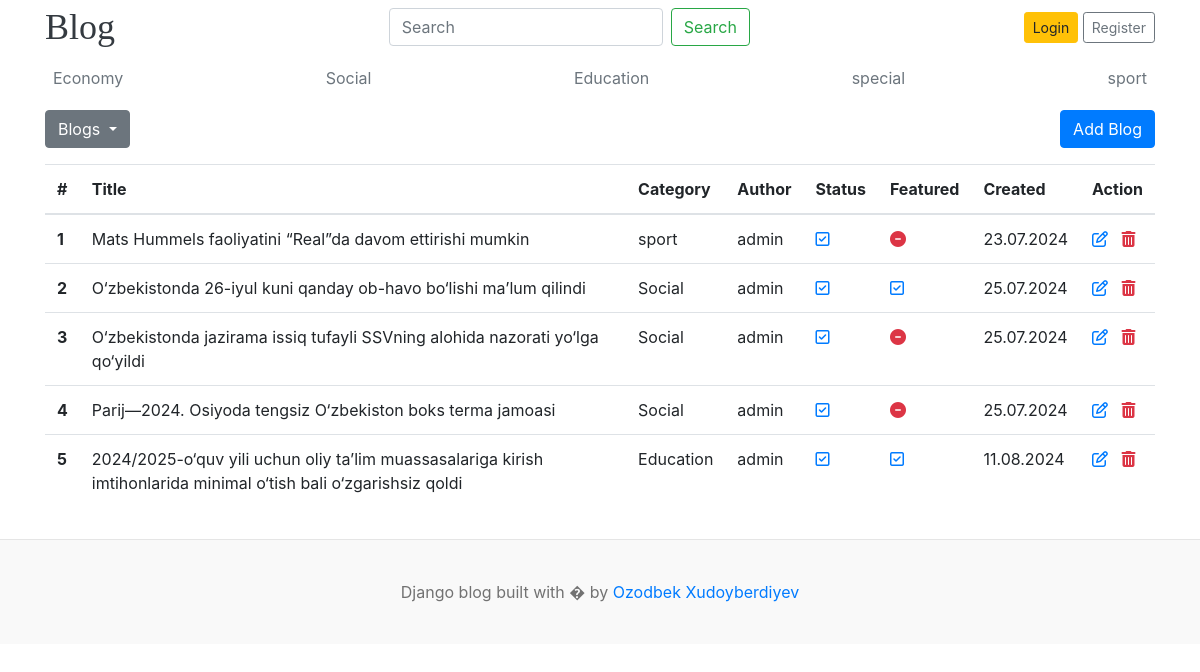
Before: /dashboard/blogs/ with the older database file.
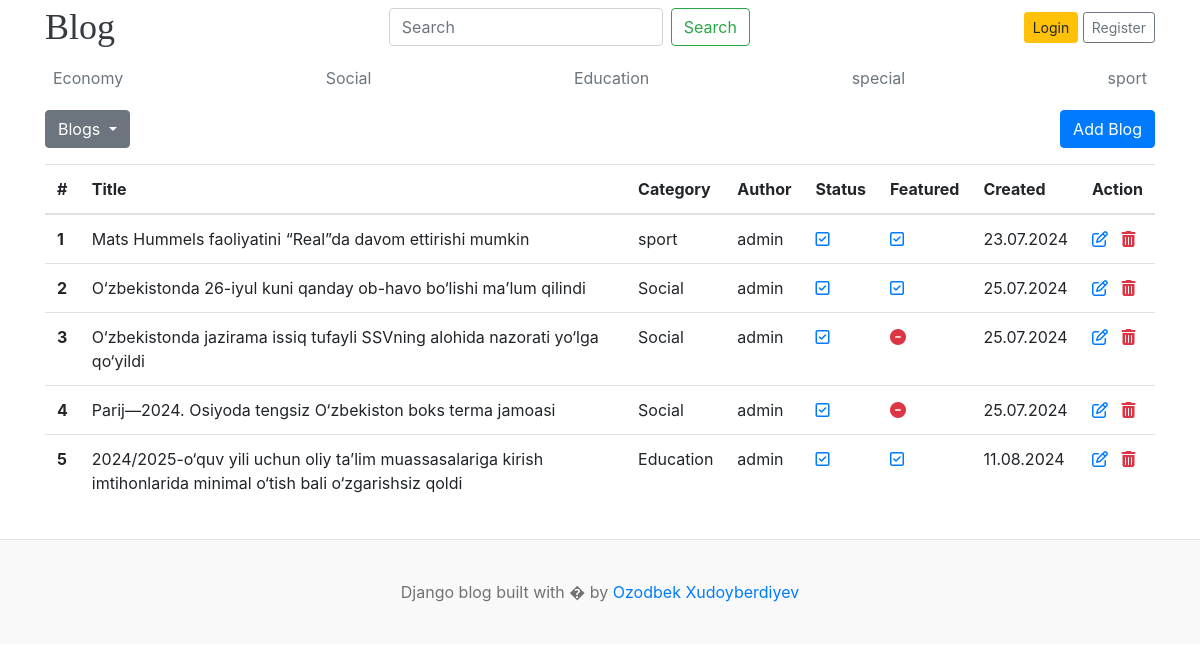
After: the same page with the newer database file.
### blogs/models.py (models this page shows, shortened)
class Blog(models.Model):
    title = models.CharField(max_length=200)
    slug = models.SlugField(unique=True, null=False)
    category = models.ForeignKey(Category, on_delete=models.SET_NULL, null=True)
    author = models.ForeignKey(User, on_delete=models.SET_NULL, null=True)
    featured_image = models.ImageField(upload_to='uploads/%Y/%m/%d')
    short_description = models.CharField(max_length=200)
    body = models.TextField(max_length=2000)
    status = models.IntegerField(choices=STATUS_CHOICES, default=0)
    is_featured = models.BooleanField(default=False)
    created_at = models.DateTimeField(auto_now_add=True)
    updated_at = models.DateTimeField(auto_now=True)

class Category(models.Model):
    name = models.CharField(max_length=100)
    created_at = models.DateTimeField(auto_now_add=True)
    updated_at = models.DateTimeField(auto_now=True)
    def __str__(self) -> str:
        return self.name
    class Meta:
        verbose_name_plural="Categories"
        verbose_name="Category"

### dashboard/views.py (the view)
# urls.py: path('blogs/',blogs,name='blogs'),
def blogs(request):
    blogs = Blog.objects.all()
    context = {
        "blogs": blogs
    }
    return render(request,'dashboard/blogs.html',context)

### blogs/context_processor.py (called while the page is built)
def get_categories(request):
    categories = Category.objects.all()
    return {'categories':categories}

### settingapp/context_processor.py (called while the page is built)
def get_social_links(request):
    social_links = Social_links.objects.all()
    return {'social_links':social_links}

### template/dashboard/blogs.html (shortened to what this page needs)
{% extends 'base.html' %} {% load static %} {% block content %}
<div class="row">
  <div class="col-3">
    {% include 'dashboard/left-side-bar.html' %}
  </div>
  <div class="col-9 text-right">
    <a href="{% url 'add_blogs' %}" class="btn btn-primary">Add Blog</a>
  </div>
</div>
<div class="row my-3">
  <div class="col-12" style="overflow-x: auto;">
    <table class="table table-hover">
      <thead>
        <tr>
          <th scope="col">#</th>
          <th scope="col">Title</th>
          <th scope="col">Category</th>
          <th scope="col">Author</th>
          <th scope="col">Status</th>
          <th scope="col">Featured</th>
          <th scope="col">Created</th>
          <th scope="col">Action</th>
        </tr>
      </thead>
      <tbody>
        {% for blog in blogs %}
        <tr>
          <th scope="row">{{forloop.counter}}</th>
          <td>{{blog.title}}</td>
          <td>{{blog.category}}</td>
          <td>{{blog.author}}</td>
          <td>
            {% if blog.status == 1 %}<i
              class="far fa-check-square text-primary"></i>
            {% else %}<i class="fas fa-minus-circle text-danger"></i>
            {% endif %}
          </td>
          <td>
            {% if blog.is_featured == 1 %}<i
              class="far fa-check-square text-primary"></i>
            {% else %}<i class="fas fa-minus-circle text-danger"></i>
            {% endif %}
          </td>
          <td>{{blog.created_at|date:'d.m.Y'}}</td>
          <td>
            <a href="{% url 'edit_blogs' blog.id %}">
              <i class="far fa-edit text-primary"></i>
            </a>
            <a href="{% url 'delete_blog' blog.id %}">
              <i class="fas fa-trash-alt text-danger"></i>
            </a>
          </td>
        </tr>
        {% endfor %}
      </tbody>
    </table>
  </div>
</div>
{% endblock %}

Changed rows visible on the page:
changed Blog "Mats Hummels faoliyatini “Real”da davom ettirishi mumkin": is_featured False → True (drawn)
